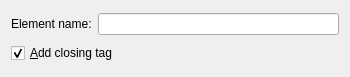
<ui version="4.0" >
 <author>(C) 2001, 2003 Andras Mantia &lt;amantia@kde.org></author>
 <comment>***************************************************************************
 *                                                                         *
 *   This program is free software; you can redistribute it and/or modify  *
 *   it under the terms of the GNU General Public License as published by  *
 *   the Free Software Foundation; version 2 of the License.               *
 *   (at your option) any later version.                                   *
 ***************************************************************************
</comment>
 <exportmacro></exportmacro>
 <class>TagMisc</class>
 <widget class="QWidget" name="TagMisc" >
  <property name="geometry" >
   <rect>
    <x>0</x>
    <y>0</y>
    <width>350</width>
    <height>77</height>
   </rect>
  </property>
  <property name="minimumSize" >
   <size>
    <width>350</width>
    <height>60</height>
   </size>
  </property>
  <property name="windowTitle" >
   <string>Misc. Tag</string>
  </property>
  <layout class="QGridLayout" >
   <property name="margin" >
    <number>11</number>
   </property>
   <property name="spacing" >
    <number>6</number>
   </property>
   <item row="0" column="1" >
    <widget class="QLineEdit" name="elementName" />
   </item>
   <item row="0" column="0" >
    <widget class="QLabel" name="TextLabel1" >
     <property name="text" >
      <string>Element name:</string>
     </property>
    </widget>
   </item>
   <item row="1" column="0" colspan="2" >
    <widget class="QCheckBox" name="addClosingTagCheckBox" >
     <property name="text" >
      <string>&amp;Add closing tag</string>
     </property>
     <property name="checked" >
      <bool>true</bool>
     </property>
    </widget>
   </item>
  </layout>
 </widget>
 <layoutdefault spacing="6" margin="11" />
 <pixmapfunction>qPixmapFromMimeSource</pixmapfunction>
 <tabstops>
  <tabstop>elementName</tabstop>
  <tabstop>addClosingTagCheckBox</tabstop>
 </tabstops>
 <resources/>
 <connections/>
</ui>
